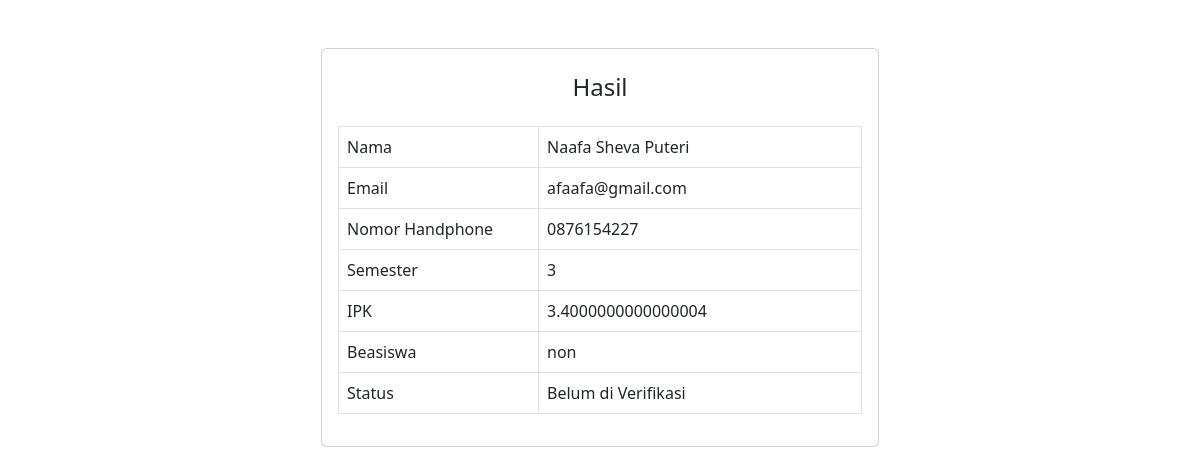
Screenshot of /hasil.php with the database file from the repository.
### tables this page shows
CREATE TABLE `mahasiswa` (
  `id` bigint(20) NOT NULL,
  `NIM` varchar(100) NOT NULL,
  `name` varchar(100) NOT NULL,
  `phone_number` varchar(50) NOT NULL,
  `semester` varchar(10) NOT NULL,
  `ipk` varchar(50) NOT NULL,
  `beasiswa` varchar(50) NOT NULL,
  `berkas` text NOT NULL,
  `email` varchar(100) NOT NULL,
  `status` varchar(100) DEFAULT 'belum diverifikasi'
);

### hasil.php (the view, shortened to what this page needs)
<!DOCTYPE html>
<html lang="en">
<head>
    <link rel="stylesheet" href="assets/css/style.css">
    <link href="https://cdn.jsdelivr.net/npm/bootstrap@5.3.0-alpha1/dist/css/bootstrap.min.css" rel="stylesheet">
</head>
<body>
    <div class="container d-flex justify-content-center">
        <div class="card mt-5" style="width: 50%;">
            <h4 class="text-center mt-4">Hasil</h4>
            <div class="card-body">
                <table class="table table-responsive table-bordered">
                    <tbody>
                        <?php
                            include('config.php');
                            $query = mysqli_query($conn, "SELECT * FROM mahasiswa ORDER BY id DESC");
                            $user = mysqli_fetch_assoc($query);
                        ?>
                        <tr>
                            <td width="200px">Nama</td>
                            <td><?= $user['name'] ?></td>
                        </tr>
                        <tr>
                            <td width="200px">Email</td>
                            <td><?= $user['email'] ?></td>
                        </tr>
                        <tr>
                            <td width="200px">Nomor Handphone</td>
                            <td><?= $user['phone_number'] ?></td>
                        </tr>
                        <tr>
                            <td width="200px">Semester</td>
                            <td><?= $user['semester'] ?></td>
                        </tr>
                        <tr>
                            <td width="200px">IPK</td>
                            <td><?= $user['ipk'] ?></td>
                        </tr>
                        <tr>
                            <td width="200px">Beasiswa</td>
                            <td><?= $user['beasiswa'] ?></td>
                        </tr>
                        <tr>
                            <td width="200px">Status</td>
                            <td><?= $user['status'] ?></td>
                        </tr>
                    </tbody>
                </table>
            </div>
        </div>
    </div>
</body>
</html>

### assets/css/style.css (style rules this page uses)
* { box-sizing: border-box; margin: 0; padding: 0; }

### rows the page displays
mahasiswa: name "Naafa Sheva Puteri", email "afaafa@gmail.com", phone_number "0876154227", semester "3", ipk "3.4000000000000004", beasiswa "non", status "Belum di Verifikasi"
